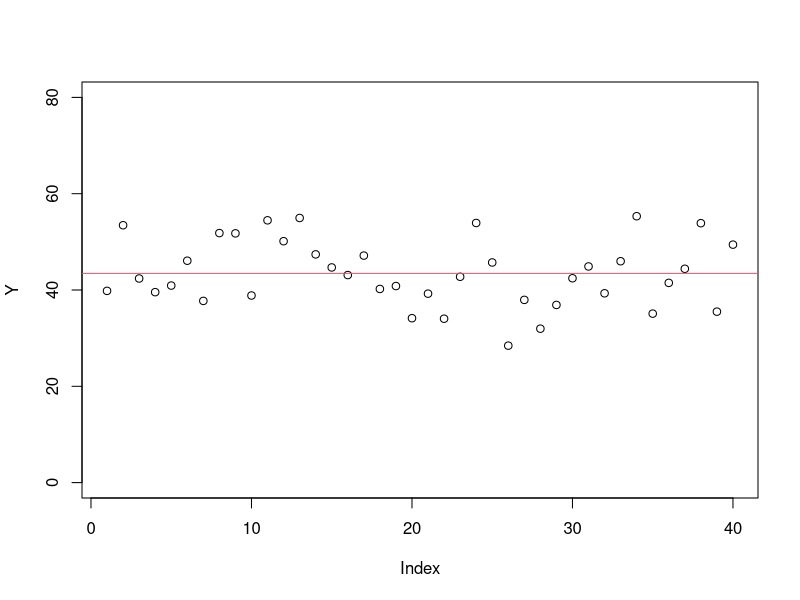
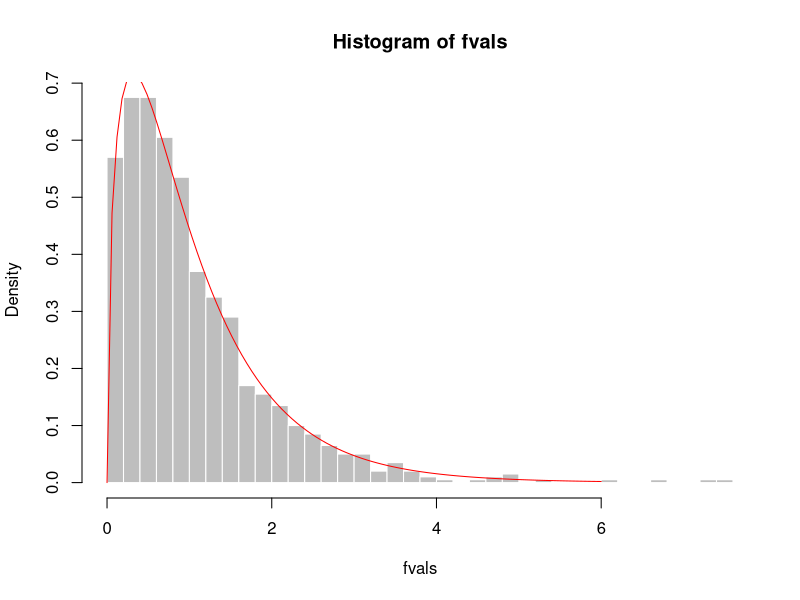

The R script that drew these images, in order:
N = 40
p = 4
group = factor(rep(1:p, each=N/p))
X = model.matrix(~ group)


# In regression, mean squares (MS and MSE) are used to determine whether terms in the model are significant.
# The term mean square (MS) is obtained by dividing the term sum of squares (SS) by the degrees of freedom.
# The mean square of the error (MSE) is obtained by dividing the sum of squares of the residual error by the degrees of freedom.
# The MSE is the variance (s2) around the fitted regression line.
# Dividing the MS by the MSE gives F, which follows the F-distribution.
# with degrees of freedom for the term and degrees of freedom for error.

# In ANOVA, mean squares are used to determine whether factors (treatments) are significant.
# The treatment mean square is obtained by dividing the treatment sum of squares by the degrees of freedom.
# The treatment mean square represents the variation between the sample means.
# The mean square of the error (MSE) is obtained by dividing the sum of squares of the residual error by the degrees of freedom.
# The MSE represents the variation within the samples.


# generate some random, null data, where the mean is the same for all groups

Y = rnorm(N, mean=42, 7)

plot(Y, ylim=c(0,80))

# initial model is Yhat = mean(Y) = Beta0 = intercept = horizontal line
# simple linear regression with no slope term

Yhat = mean(Y)

abline(h=Yhat, col=2)

# calculate the sum of squares of the model without the term
initial.ss = sum((Y - Yhat)^2)

# calculate the sum of squares of the model with the term ('group' in this case)
s = split(Y, group)
after.group.ss = sum(sapply(s, function(x) sum((x - mean(x))^2)))

# calculate the term sum of squares (SS)
group.ss = initial.ss - after.group.ss

# calculate the term mean square (MS) by diving the term sum of squares by the degrees of freedom
group.ms = group.ss / (p - 1)

# calculate the mean square of the error (MSE) by dividing the sum of squares of the residual error by the degrees of freedom
after.group.ms = after.group.ss / (N - p)

# calculate the F-value by dividing the MS by the MSE
fval = group.ms / after.group.ms

# under the null hypothesis, the F-value has a nice mathematical formula that describe its distribution
# and can be used for hypothesis testing


# Montecarlo simulation to inspect the F-distribution

fvals = replicate(1000, (function(){
  Y = rnorm(N, mean=42, 7)
  Yhat = mean(Y)
  initial.ss = sum((Y - Yhat)^2)
  s = split(Y, group)
  after.group.ss = sum(sapply(s, function(x) sum((x - mean(x))^2)))
  group.ss = initial.ss - after.group.ss
  group.ms = group.ss / (p - 1)
  after.group.ms = after.group.ss / (N - p)
  fval = group.ms / after.group.ms
  return(fval)
})())

mean(fvals)
hist(fvals, col="grey", border="white", breaks=50, freq=FALSE)

xs <- seq(from=0,to=6,length=100)
lines(xs, df(xs, df1 = p - 1, df2 = N - p), col="red")
